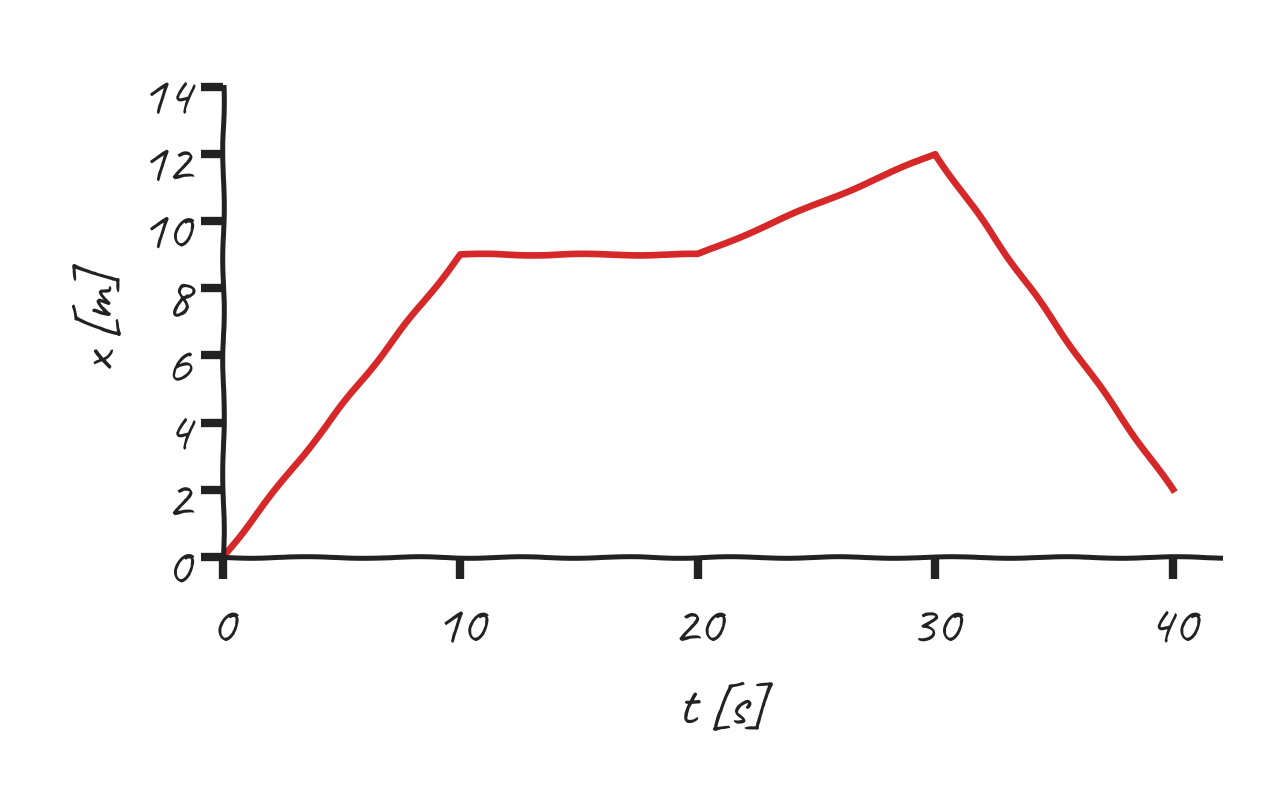

Reproduce this figure in Python.
from styl import *
fig, ax = start(6.4, 4, osy=True)
t = [0, 10, 20, 30, 40]; x = [0, 9, 9, 12, 2]
ax.plot(t, x, color=SILA)
ax.set_xlabel('t [s]'); ax.set_ylabel('x [m]')
ax.set_xlim(0, 42); ax.set_ylim(0, 14); ax.set_xticks(t); ax.set_yticks(range(0, 15, 2))
graf(ax)
uloz(fig, '009_kinematika_max_rychlost_bezce.png')
